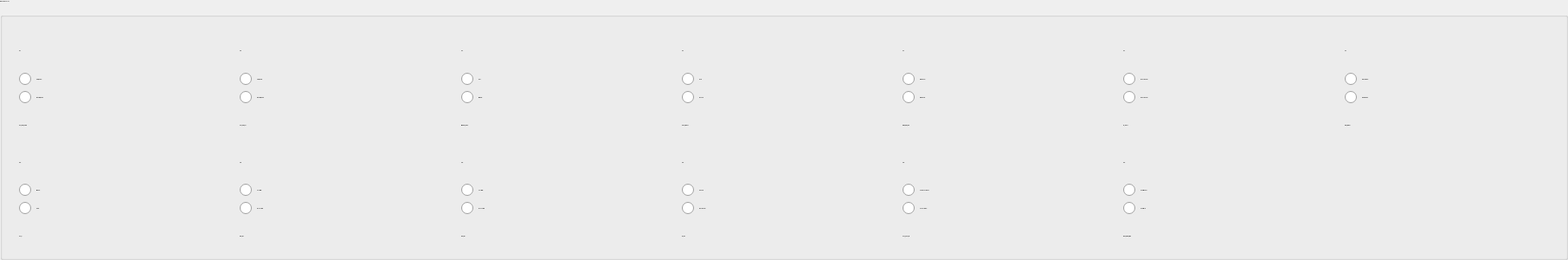
       <widget class="QGroupBox" name="groupBox_3">
        <property name="font">
         <font>
          <family>Inter</family>
          <pointsize>-1</pointsize>
          <weight>62</weight>
          <bold>true</bold>
         </font>
        </property>
        <property name="title">
         <string>ARINC Label 352 / 353</string>
        </property>
        <widget class="QWidget" name="">
         <property name="geometry">
          <rect>
           <x>22</x>
           <y>40</y>
           <width>1781</width>
           <height>251</height>
          </rect>
         </property>
         <layout class="QGridLayout" name="gridLayout">
          <item row="0" column="0">
           <layout class="QVBoxLayout" name="verticalLayout">
            <item>
             <widget class="QLabel" name="label_16">
              <property name="text">
               <string>SA3</string>
              </property>
             </widget>
            </item>
            <item>
             <widget class="QRadioButton" name="LDG_GEAR_NORM_0">
              <property name="enabled">
               <bool>true</bool>
              </property>
              <property name="font">
               <font>
                <family>Inter</family>
                <pointsize>-1</pointsize>
                <weight>75</weight>
                <bold>true</bold>
               </font>
              </property>
              <property name="text">
               <string>Compressed</string>
              </property>
              <property name="checkable">
               <bool>true</bool>
              </property>
              <property name="checked">
               <bool>false</bool>
              </property>
             </widget>
            </item>
            <item>
             <widget class="QRadioButton" name="LDG_GEAR_NORM_1">
              <property name="text">
               <string>Not compressed</string>
              </property>
              <property name="checkable">
               <bool>true</bool>
              </property>
             </widget>
            </item>
            <item>
             <widget class="QLabel" name="label">
              <property name="font">
               <font>
                <family>Inter</family>
                <pointsize>-1</pointsize>
                <weight>75</weight>
                <bold>true</bold>
               </font>
              </property>
              <property name="text">
               <string>LDG_GEAR_NORM</string>
              </property>
             </widget>
            </item>
           </layout>
          </item>
          <item row="0" column="1">
           <layout class="QVBoxLayout" name="verticalLayout_2">
            <item>
             <widget class="QLabel" name="label_17">
              <property name="text">
               <string>SA4</string>
              </property>
             </widget>
            </item>
            <item>
             <widget class="QRadioButton" name="LDG_GEAR_ESS_0">
              <property name="text">
               <string>Compressed</string>
              </property>
              <property name="checkable">
               <bool>true</bool>
              </property>
             </widget>
            </item>
            <item>
             <widget class="QRadioButton" name="LDG_GEAR_ESS_1">
              <property name="text">
               <string>Not compressed</string>
              </property>
              <property name="checkable">
               <bool>true</bool>
              </property>
             </widget>
            </item>
            <item>
             <widget class="QLabel" name="label_2">
              <property name="font">
               <font>
                <family>Inter</family>
                <pointsize>-1</pointsize>
                <weight>75</weight>
                <bold>true</bold>
               </font>
              </property>
              <property name="text">
               <string>LDG_GEAR_ESS</string>
              </property>
             </widget>
            </item>
           </layout>
          </item>
          <item row="0" column="2">
           <layout class="QVBoxLayout" name="verticalLayout_3">
            <item>
             <widget class="QLabel" name="label_18">
              <property name="text">
               <string>SA5</string>
              </property>
             </widget>
            </item>
            <item>
             <widget class="QRadioButton" name="MANUAL_MODE_0">
              <property name="text">
               <string>AUTO</string>
              </property>
              <property name="checkable">
               <bool>true</bool>
              </property>
             </widget>
            </item>
            <item>
             <widget class="QRadioButton" name="MANUAL_MODE_1">
              <property name="text">
               <string>MANUAL</string>
              </property>
              <property name="checkable">
               <bool>true</bool>
              </property>
             </widget>
            </item>
            <item>
             <widget class="QLabel" name="label_3">
              <property name="font">
               <font>
                <family>Inter</family>
                <pointsize>-1</pointsize>
                <weight>75</weight>
                <bold>true</bold>
               </font>
              </property>
              <property name="text">
               <string>MANUAL_MODE</string>
              </property>
             </widget>
            </item>
           </layout>
          </item>
          <item row="0" column="3">
           <layout class="QVBoxLayout" name="verticalLayout_4">
            <item>
             <widget class="QLabel" name="label_19">
              <property name="text">
               <string>SA6</string>
              </property>
             </widget>
            </item>
            <item>
             <widget class="QRadioButton" name="DITCH_SWITCH_0">
              <property name="text">
               <string>DITCH</string>
              </property>
              <property name="checkable">
               <bool>true</bool>
              </property>
             </widget>
            </item>
            <item>
             <widget class="QRadioButton" name="DITCH_SWITCH_1">
              <property name="text">
               <string>NO DITCH</string>
              </property>
              <property name="checkable">
               <bool>true</bool>
              </property>
             </widget>
            </item>
            <item>
             <widget class="QLabel" name="label_4">
              <property name="font">
               <font>
                <family>Inter</family>
                <pointsize>-1</pointsize>
                <weight>75</weight>
                <bold>true</bold>
               </font>
              </property>
              <property name="text">
               <string>DITCH_SWITCH</string>
              </property>
             </widget>
            </item>
           </layout>
          </item>
          <item row="0" column="4">
           <layout class="QVBoxLayout" name="verticalLayout_5">
            <item>
             <widget class="QLabel" name="label_20">
              <property name="text">
               <string>SA7</string>
              </property>
             </widget>
            </item>
            <item>
             <widget class="QRadioButton" name="EMER_RAM_AIR_0">
              <property name="text">
               <string>RAM AIR OFF</string>
              </property>
              <property name="checkable">
               <bool>true</bool>
              </property>
             </widget>
            </item>
            <item>
             <widget class="QRadioButton" name="EMER_RAM_AIR_1">
              <property name="text">
               <string>RAM AIR ON</string>
              </property>
              <property name="checkable">
               <bool>true</bool>
              </property>
             </widget>
            </item>
            <item>
             <widget class="QLabel" name="label_5">
              <property name="font">
               <font>
                <family>Inter</family>
                <pointsize>-1</pointsize>
                <weight>75</weight>
                <bold>true</bold>
               </font>
              </property>
              <property name="text">
               <string>EMER_RAM_AIR</string>
              </property>
             </widget>
            </item>
           </layout>
          </item>
          <item row="0" column="5">
           <layout class="QVBoxLayout" name="verticalLayout_6">
            <item>
             <widget class="QLabel" name="label_21">
              <property name="text">
               <string>SA8</string>
              </property>
             </widget>
            </item>
            <item>
             <widget class="QRadioButton" name="RS_SELECT_0">
              <property name="text">
               <string>RS232 SELECTED</string>
              </property>
              <property name="checkable">
               <bool>true</bool>
              </property>
             </widget>
            </item>
            <item>
             <widget class="QRadioButton" name="RS_SELECT_1">
              <property name="text">
               <string>RS422 SELECTED</string>
              </property>
              <property name="checkable">
               <bool>true</bool>
              </property>
             </widget>
            </item>
            <item>
             <widget class="QLabel" name="label_6">
              <property name="font">
               <font>
                <family>Inter</family>
                <pointsize>-1</pointsize>
                <weight>75</weight>
                <bold>true</bold>
               </font>
              </property>
              <property name="text">
               <string>RS_SELECT</string>
              </property>
             </widget>
            </item>
           </layout>
          </item>
          <item row="0" column="6">
           <layout class="QVBoxLayout" name="verticalLayout_7">
            <item>
             <widget class="QLabel" name="label_22">
              <property name="text">
               <string>SA9</string>
              </property>
             </widget>
            </item>
            <item>
             <widget class="QRadioButton" name="FMS_ENABLE_0">
              <property name="text">
               <string>FMS DISABLED</string>
              </property>
              <property name="checkable">
               <bool>true</bool>
              </property>
             </widget>
            </item>
            <item>
             <widget class="QRadioButton" name="FMS_ENABLE_1">
              <property name="text">
               <string>FMS ENABLED</string>
              </property>
              <property name="checkable">
               <bool>true</bool>
              </property>
             </widget>
            </item>
            <item>
             <widget class="QLabel" name="label_7">
              <property name="font">
               <font>
                <family>Inter</family>
                <pointsize>-1</pointsize>
                <weight>75</weight>
                <bold>true</bold>
               </font>
              </property>
              <property name="text">
               <string>FMS_ENABLE</string>
              </property>
             </widget>
            </item>
           </layout>
          </item>
          <item row="1" column="5">
           <layout class="QVBoxLayout" name="verticalLayout_13">
            <item>
             <widget class="QLabel" name="label_28">
              <property name="text">
               <string>SA19</string>
              </property>
             </widget>
            </item>
            <item>
             <widget class="QRadioButton" name="FAULT_WARN_WR_0">
              <property name="text">
               <string>SYSTEM FAULT</string>
              </property>
              <property name="checkable">
               <bool>true</bool>
              </property>
             </widget>
            </item>
            <item>
             <widget class="QRadioButton" name="FAULT_WARN_WR_1">
              <property name="text">
               <string>SYSTEM OK</string>
              </property>
              <property name="checkable">
               <bool>true</bool>
              </property>
             </widget>
            </item>
            <item>
             <widget class="QLabel" name="label_15">
              <property name="font">
               <font>
                <family>Inter</family>
                <pointsize>-1</pointsize>
                <weight>75</weight>
                <bold>true</bold>
               </font>
              </property>
              <property name="text">
               <string>FAULT_WARN_WR</string>
              </property>
             </widget>
            </item>
           </layout>
          </item>
          <item row="1" column="4">
           <layout class="QVBoxLayout" name="verticalLayout_12">
            <item>
             <widget class="QLabel" name="label_27">
              <property name="text">
               <string>SA18</string>
              </property>
             </widget>
            </item>
            <item>
             <widget class="QRadioButton" name="SYS_IN_CNTL_IN_0">
              <property name="text">
               <string>SYS NOT IN CONTROL</string>
              </property>
              <property name="checkable">
               <bool>true</bool>
              </property>
             </widget>
            </item>
            <item>
             <widget class="QRadioButton" name="SYS_IN_CNTL_IN_1">
              <property name="text">
               <string>SYS IN CONTROL</string>
              </property>
              <property name="checkable">
               <bool>true</bool>
              </property>
             </widget>
            </item>
            <item>
             <widget class="QLabel" name="label_14">
              <property name="font">
               <font>
                <family>Inter</family>
                <pointsize>-1</pointsize>
                <weight>75</weight>
                <bold>true</bold>
               </font>
              </property>
              <property name="text">
               <string>SYS_IN_CNTL_IN</string>
              </property>
             </widget>
            </item>
           </layout>
          </item>
          <item row="1" column="3">
           <layout class="QVBoxLayout" name="verticalLayout_11">
            <item>
             <widget class="QLabel" name="label_26">
              <property name="text">
               <string>SA13</string>
              </property>
             </widget>
            </item>
            <item>
             <widget class="QRadioButton" name="HI_CRFL_0">
              <property name="text">
               <string>SELECTED</string>
              </property>
              <property name="checkable">
               <bool>true</bool>
              </property>
             </widget>
            </item>
            <item>
             <widget class="QRadioButton" name="HI_CRFL_1">
              <property name="text">
               <string>NOT SELECTED</string>
              </property>
              <property name="checkable">
               <bool>true</bool>
              </property>
             </widget>
            </item>
            <item>
             <widget class="QLabel" name="label_11">
              <property name="font">
               <font>
                <family>Inter</family>
                <pointsize>-1</pointsize>
                <weight>75</weight>
                <bold>true</bold>
               </font>
              </property>
              <property name="text">
               <string>HI_CRFL</string>
              </property>
             </widget>
            </item>
           </layout>
          </item>
          <item row="1" column="2">
           <layout class="QVBoxLayout" name="verticalLayout_10">
            <item>
             <widget class="QLabel" name="label_25">
              <property name="text">
               <string>SA12</string>
              </property>
             </widget>
            </item>
            <item>
             <widget class="QRadioButton" name="ENG2_N2_1">
              <property name="text">
               <string>TO POWER</string>
              </property>
              <property name="checkable">
               <bool>true</bool>
              </property>
             </widget>
            </item>
            <item>
             <widget class="QRadioButton" name="ENG2_N2_2">
              <property name="text">
               <string>NO TO POWER</string>
              </property>
              <property name="checkable">
               <bool>true</bool>
              </property>
             </widget>
            </item>
            <item>
             <widget class="QLabel" name="label_10">
              <property name="font">
               <font>
                <family>Inter</family>
                <pointsize>-1</pointsize>
                <weight>75</weight>
                <bold>true</bold>
               </font>
              </property>
              <property name="text">
               <string>ENG2_N2</string>
              </property>
             </widget>
            </item>
           </layout>
          </item>
          <item row="1" column="1">
           <layout class="QVBoxLayout" name="verticalLayout_9">
            <item>
             <widget class="QLabel" name="label_24">
              <property name="text">
               <string>SA11</string>
              </property>
             </widget>
            </item>
            <item>
             <widget class="QRadioButton" name="ENG1_N2_0">
              <property name="text">
               <string>TO POWER</string>
              </property>
              <property name="checkable">
               <bool>true</bool>
              </property>
             </widget>
            </item>
            <item>
             <widget class="QRadioButton" name="ENG1_N2_1">
              <property name="text">
               <string>NO TO POWER</string>
              </property>
              <property name="checkable">
               <bool>true</bool>
              </property>
             </widget>
            </item>
            <item>
             <widget class="QLabel" name="label_9">
              <property name="font">
               <font>
                <family>Inter</family>
                <pointsize>-1</pointsize>
                <weight>75</weight>
                <bold>true</bold>
               </font>
              </property>
              <property name="text">
               <string>ENG1_N2</string>
              </property>
             </widget>
            </item>
           </layout>
          </item>
          <item row="1" column="0">
           <layout class="QVBoxLayout" name="verticalLayout_8">
            <item>
             <widget class="QLabel" name="label_23">
              <property name="text">
               <string>SA10</string>
              </property>
             </widget>
            </item>
            <item>
             <widget class="QRadioButton" name="SYS_ID_0">
              <property name="text">
               <string>MASTER</string>
              </property>
              <property name="checkable">
               <bool>true</bool>
              </property>
             </widget>
            </item>
            <item>
             <widget class="QRadioButton" name="SYS_ID_1">
              <property name="text">
               <string>SLAVE</string>
              </property>
              <property name="checkable">
               <bool>true</bool>
              </property>
             </widget>
            </item>
            <item>
             <widget class="QLabel" name="label_8">
              <property name="font">
               <font>
                <family>Inter</family>
                <pointsize>-1</pointsize>
                <weight>75</weight>
                <bold>true</bold>
               </font>
              </property>
              <property name="text">
               <string>SYS_ID</string>
              </property>
             </widget>
            </item>
           </layout>
          </item>
         </layout>
        </widget>
       </widget>
